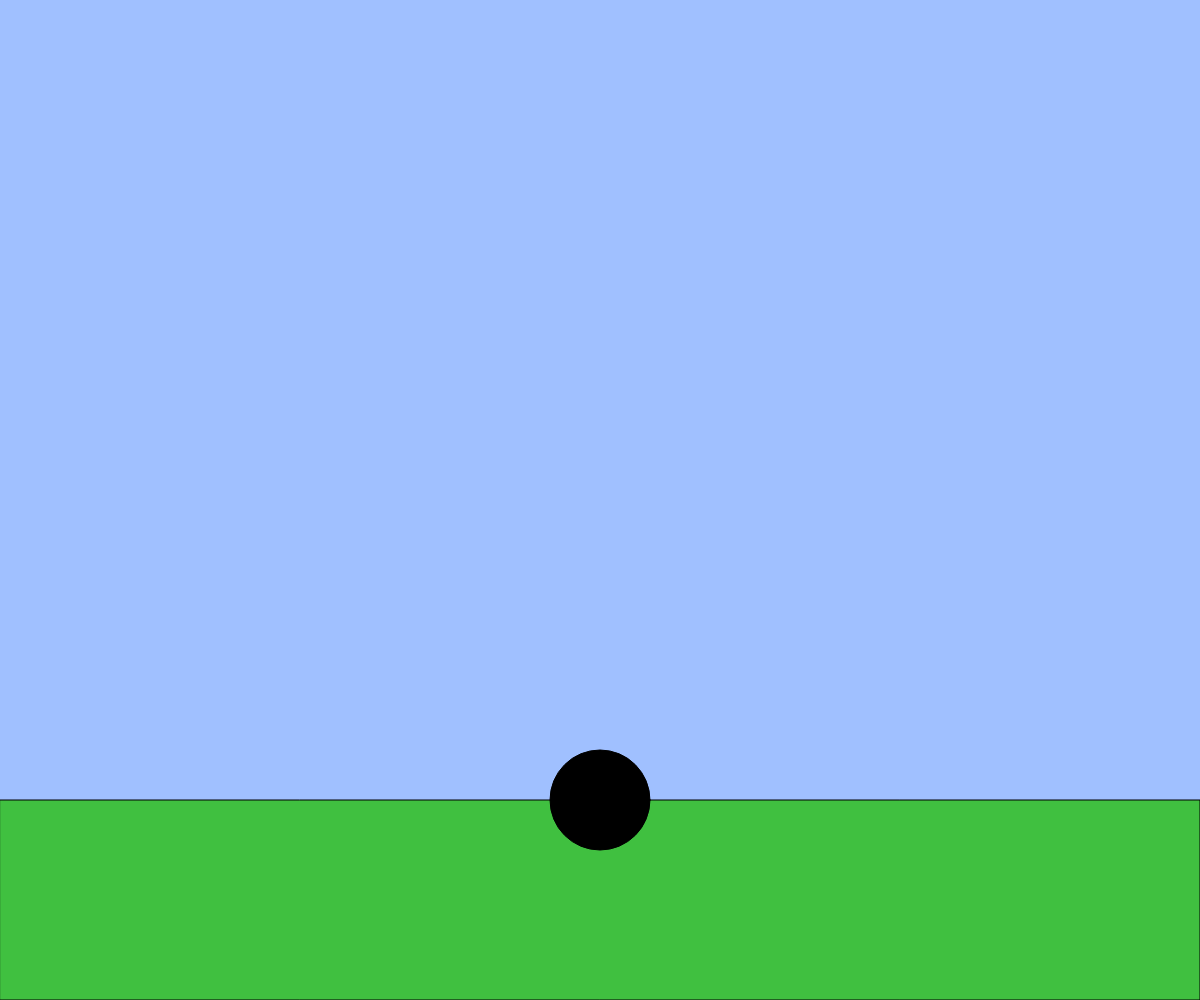
Frame 1 (no input)
Frame 60 (no input): identical to frame 1, image omitted
Frame 120 (the mouse pressed at the canvas centre since frame 60): identical to frame 1, image omitted

The p5.js sketch that drew this single still picture (run headless with seeded random() and noise() and a simulated clock; from frame 60 on, the mouse is pressed at the canvas centre):

// p5.js sketch
// ── sketch.js
// 2D アニメーションゲームのようなインタラクション
let x, y;
let vx, vy;
const g = 1;

function setup(){
  createCanvas(windowWidth, windowHeight);
  x = width / 2;
  y = height*4/ 5 ;
  vx = 0;
  vy = 0;
}

function windowResized(){
  resizeCanvas(windowWidth, windowHeight);
}

function draw(){
  background(160, 192, 255);
  const size = height * 0.1; // キャラクターのサイズ
  const a = 0.5; //加速度

  // 地面を描く
  const groundY = height * 0.8;
  fill(64, 192, 64);
  rect(0, groundY, width, height - groundY);

  // BLANK[1] キャラクターの左右移動
  if(keyIsDown(SHIFT)){/*シフト押しながらで加速*/
    if(keyIsDown(LEFT_ARROW)){ vx -= a*3 ;}
    if(keyIsDown(RIGHT_ARROW)){ vx += a*3 ;}
  }else{/*左右移動*/
    if(keyIsDown(LEFT_ARROW)){ vx -= a; }
    if(keyIsDown(RIGHT_ARROW)){ vx += a; }
  }

  //摩擦 　/*ボタンを押していないと減速*/
  if(!keyIsDown(LEFT_ARROW)&&!keyIsDown(RIGHT_ARROW)){ vx *= 0.9; }

  // BLANK[2] 重力とジャンプ

  //地面にいるときにスペースでジャンプ
  if(y == height*4/5 && keyIsDown(" ")){ vy -= 30;}
    if(y == height*4/5 && keyIsDown(" ".charCodeAt(0))){ vy -= 30;}

  //重力
  vy += g;

  //ヒップドロップ
  if(keyIsDown(DOWN_ARROW)){
    vx = 0;
    vy += g*3;
  }

  //速度の範囲
  vx = constrain(vx, -20, 20);
  vy = constrain(vy, -30, 30);

  // 位置を更新
  x += vx;
  y += vy;

  //xは座標のループ
  if(x>width){ x=0; }
  if(x<0){ x=width; }

  //yの範囲
  y = constrain(y,0,height*4/5);

  // キャラクターを描く
  fill(0);
  ellipse(x, y, size, size);
}
